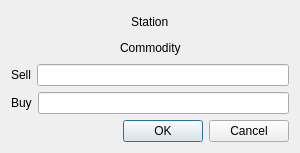
<?xml version="1.0" encoding="UTF-8"?>
<ui version="4.0">
 <class>CEditPriceDialog</class>
 <widget class="QDialog" name="CEditPriceDialog">
  <property name="geometry">
   <rect>
    <x>0</x>
    <y>0</y>
    <width>300</width>
    <height>153</height>
   </rect>
  </property>
  <property name="windowTitle">
   <string>Dialog</string>
  </property>
  <layout class="QVBoxLayout" name="verticalLayout">
   <item>
    <layout class="QHBoxLayout" name="horizontalLayout">
     <item>
      <spacer name="horizontalSpacer">
       <property name="orientation">
        <enum>Qt::Horizontal</enum>
       </property>
       <property name="sizeHint" stdset="0">
        <size>
         <width>40</width>
         <height>20</height>
        </size>
       </property>
      </spacer>
     </item>
     <item>
      <widget class="QLabel" name="label">
       <property name="text">
        <string>Station</string>
       </property>
      </widget>
     </item>
     <item>
      <spacer name="horizontalSpacer_2">
       <property name="orientation">
        <enum>Qt::Horizontal</enum>
       </property>
       <property name="sizeHint" stdset="0">
        <size>
         <width>40</width>
         <height>20</height>
        </size>
       </property>
      </spacer>
     </item>
    </layout>
   </item>
   <item>
    <layout class="QHBoxLayout" name="horizontalLayout_4">
     <property name="sizeConstraint">
      <enum>QLayout::SetMaximumSize</enum>
     </property>
     <item>
      <spacer name="horizontalSpacer_3">
       <property name="orientation">
        <enum>Qt::Horizontal</enum>
       </property>
       <property name="sizeHint" stdset="0">
        <size>
         <width>40</width>
         <height>20</height>
        </size>
       </property>
      </spacer>
     </item>
     <item>
      <widget class="QLabel" name="label_4">
       <property name="text">
        <string>Commodity</string>
       </property>
      </widget>
     </item>
     <item>
      <spacer name="horizontalSpacer_4">
       <property name="orientation">
        <enum>Qt::Horizontal</enum>
       </property>
       <property name="sizeHint" stdset="0">
        <size>
         <width>40</width>
         <height>20</height>
        </size>
       </property>
      </spacer>
     </item>
    </layout>
   </item>
   <item>
    <layout class="QHBoxLayout" name="horizontalLayout_2">
     <item>
      <widget class="QLabel" name="label_2">
       <property name="text">
        <string>Sell</string>
       </property>
      </widget>
     </item>
     <item>
      <widget class="QLineEdit" name="lineEdit"/>
     </item>
    </layout>
   </item>
   <item>
    <layout class="QHBoxLayout" name="horizontalLayout_3">
     <item>
      <widget class="QLabel" name="label_3">
       <property name="text">
        <string>Buy</string>
       </property>
      </widget>
     </item>
     <item>
      <widget class="QLineEdit" name="lineEdit_2"/>
     </item>
    </layout>
   </item>
   <item>
    <widget class="QDialogButtonBox" name="buttonBox">
     <property name="orientation">
      <enum>Qt::Horizontal</enum>
     </property>
     <property name="standardButtons">
      <set>QDialogButtonBox::Cancel|QDialogButtonBox::Ok</set>
     </property>
    </widget>
   </item>
  </layout>
 </widget>
 <resources/>
 <connections>
  <connection>
   <sender>buttonBox</sender>
   <signal>rejected()</signal>
   <receiver>CEditPriceDialog</receiver>
   <slot>reject()</slot>
   <hints>
    <hint type="sourcelabel">
     <x>149</x>
     <y>132</y>
    </hint>
    <hint type="destinationlabel">
     <x>149</x>
     <y>76</y>
    </hint>
   </hints>
  </connection>
 </connections>
</ui>
